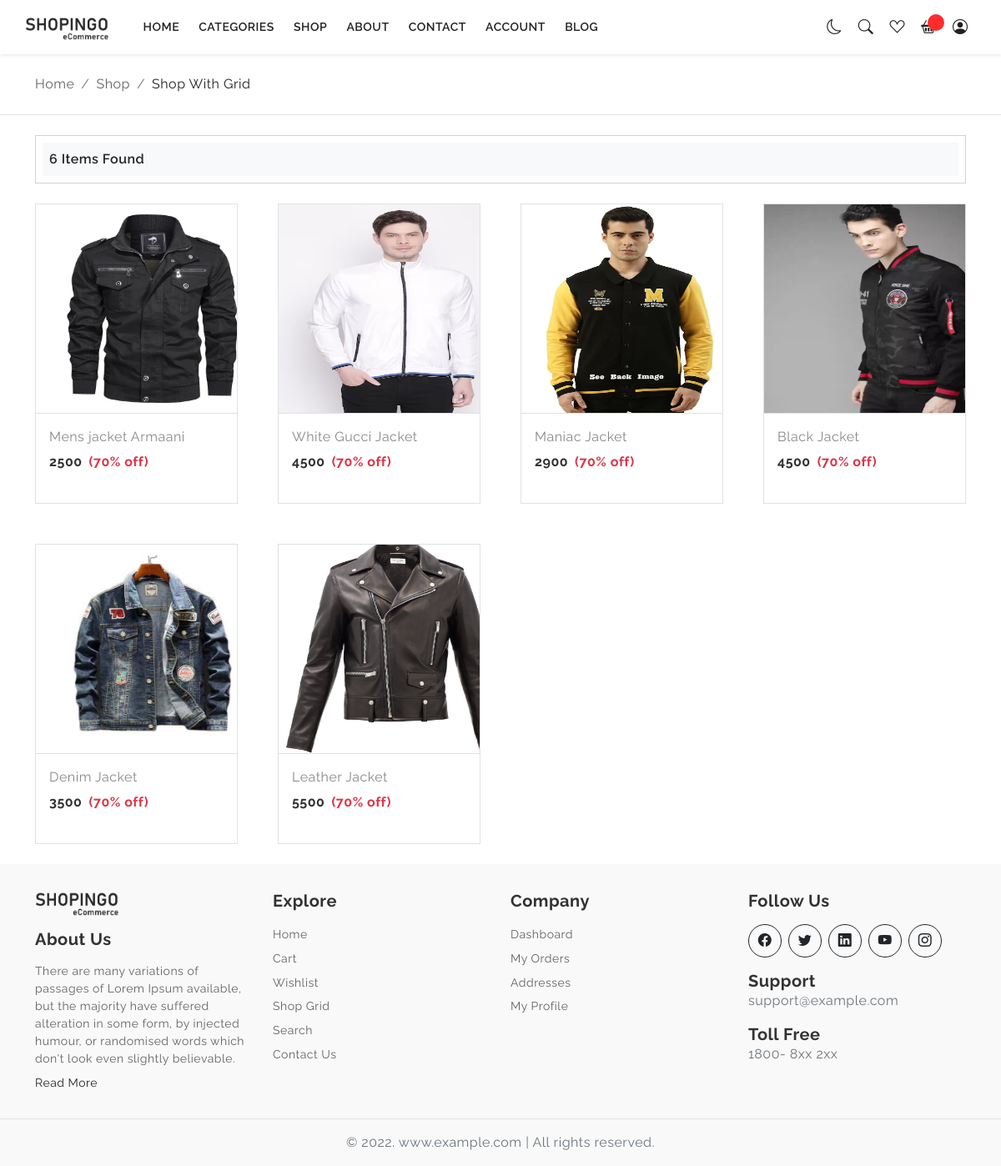
The app's page /src/view/shop-grid-type-4.php?cat_id=2 (signed in) with its own data.
### tables this page shows
CREATE TABLE `products_table` (
  `id` int NOT NULL,
  `product_name` varchar(255) NOT NULL,
  `description` varchar(255) NOT NULL,
  `price` int NOT NULL,
  `brand` varchar(255) NOT NULL,
  `stock` int NOT NULL,
  `product_size` varchar(255) DEFAULT NULL,
  `isFeatured` int NOT NULL DEFAULT '0',
  `isDeleted` int NOT NULL DEFAULT '0',
  `category_id` int NOT NULL,
  `featured_product_image` varchar(255) NOT NULL,
  `created_at` timestamp NOT NULL DEFAULT CURRENT_TIMESTAMP,
  `updated_at` timestamp NULL DEFAULT NULL ON UPDATE CURRENT_TIMESTAMP,
  `deleted_at` timestamp NULL DEFAULT NULL,
  `restored_at` datetime DEFAULT NULL
);

### src/view/shop-grid-type-4.php (the view, shortened to what this page needs)
<?php include '../../includes/header.php';
include_once '../../includes/nav.php';
include '../../config/connection.php';
?>
<div class="page-content">
  <div class="py-4 border-bottom">
    <div class="container">
      <nav aria-label="breadcrumb">
        <ol class="breadcrumb mb-0">
          <li class="breadcrumb-item"><a href="javascript:;">Home</a></li>
          <li class="breadcrumb-item"><a href="javascript:;">Shop</a></li>
          <li class="breadcrumb-item active" aria-current="page">Shop With Grid</li>
        </ol>
      </nav>
    </div>
  </div>
  <section class="py-4">
    <div class="container">
      <div class="row">
        <div class="col-12 col-xl-12">
          <?php
          $cat_id = $_GET['cat_id'];
          $fetch = "SELECT * FROM `products_table` WHERE category_id='$cat_id' AND isDeleted = 0";
          $execute = mysqli_query($conn, $fetch);
          $data_rows = array();
          while ($row = mysqli_fetch_assoc($execute)) {
            $count = mysqli_num_rows($execute);
            $data_rows[] = $row;
          }
          ?>
          <div class="shop-right-sidebar">
            <div class="card rounded-0">
              <div class="card-body p-2">
                <div class="d-flex align-items-center justify-content-between bg-light p-2">
                  <div class="product-count">
                    <?php echo $count; ?> Items Found
                  </div>
                </div>
              </div>
            </div>
            <div class="product-grid mt-4">
              <div class="row row-cols-1 row-cols-md-2 row-cols-lg-4 g-5">
                <?php foreach ($data_rows as $products) {
                  $product_img = $products['featured_product_image'];
                  $product_id = $products['id'];
                  ?>
                  <div class="col">
                    <div style="height: 360px;" class="card border shadow-none">
                      <div class="position-relative overflow-hidden">
                        <a href="./product-details.php?product_id=<?php echo $product_id ?>">
                          <img
                            src='<?php echo "../../shopingo_admin2-rahul/assets/images/product_featured_images/$product_img" ?>'
                            style="height: 250px; width:300px; " class="card-img-top" alt="...">
                        </a>
                      </div>
                      <div class="card-body border-top">
                        <p class="mb-0 product-short-name">
                          <?php echo $products['product_name']; ?>
                        </p>
                        <div class="product-price d-flex align-items-center gap-2 mt-2">
                          <div class="h6 fw-bold">
                            <?php echo $products['price']; ?>
                          </div>
                          <div class="h6 fw-bold text-danger">(70% off)</div>
                        </div>
                      </div>
                    </div>
                  </div>
                <?php } ?>
              </div>
            </div>
          </div>
        </div>
      </div>
    </div>
  </section>
</div>
<?php include '../../includes/footer.php' ?>
</body>
</html>

### assets/css/style.css (style rules this page uses)
body { color: #797979; letter-spacing: 0.5px; background-color: #ffffff; font-family: 'Raleway', sans-serif; }
::placeholder { opacity: 0.5 !important; }
.h1, .h2, .h3, .h4, .h5, .h6, h1, h2, h3, h4, h5, h6 { color: #323232; }
.page-content { padding-top: 65px; }
.tabular-product .card, .product-thumbs .card, .product-grid .card { border: 0; border-radius: 0; overflow: hidden; background-color: #ffffff; box-shadow: 0 2px 6px 0 rgb(218 218 253 / 55%), 0 2px 6px 0 rgb(206 206 238 / 44%); -webkit-transition: 0.4s ease; transition: 0.4s ease; }
.product-zoom-images img, .tabular-product .card img, .product-thumbs .card img, .product-grid .card img, .cartegory-box .card img { -webkit-transition: 0.4s ease; transition: 0.4s ease; border-radius: 0; }
.product-short-name { color: #898989; font-size: 16px; }
.product-count { color: #212529; font-weight: 600; }
.breadcrumb li a { color: #636363; }
.breadcrumb li.active { color: #222121; }
.card-img-top { height: 300px; width: 350px; padding-right: 21px; }

### records on screen
products_table: featured_product_image (picture), product_name "Mens jacket Armaani", price "2500"
products_table: featured_product_image (picture), product_name "White Gucci Jacket", price "4500"
products_table: featured_product_image (picture), product_name "Maniac Jacket", price "2900"
products_table: featured_product_image (picture), product_name "Black Jacket", price "4500"
products_table: featured_product_image (picture), product_name "Denim Jacket", price "3500"
products_table: featured_product_image (picture), product_name "Leather Jacket", price "5500"

### other values on screen
$count "6"
